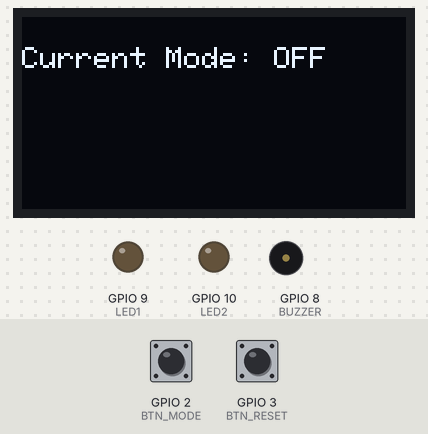
Recording of a program running on a simulated ESP32. Parts: 128×64 one-colour display, output pins drawn as LEDs (lit = HIGH), buzzer (waves = sounding, pin HIGH). Dashed ring = blinking. The inputs (shaded band) are chosen by the test bench; at power-on: GPIO 2 (BTN_MODE) HIGH, GPIO 3 (BTN_RESET) HIGH.

Above: at 1.2 s.
1.3 s: GPIO 2 (BTN_MODE) pulled LOW for 0.15 s
At 1.62 s:
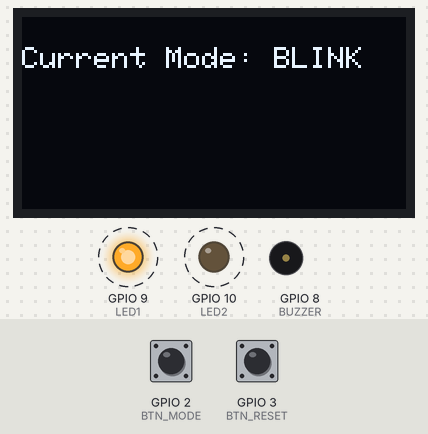
2.0 s: GPIO 2 (BTN_MODE) pulled LOW for 1 s
At 2.7 s:
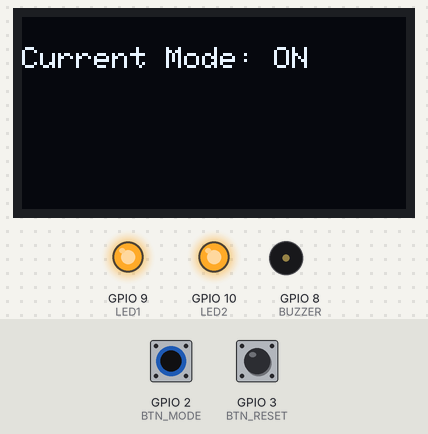
4.5 s: GPIO 2 (BTN_MODE) pulled LOW for 0.15 s
At 4.72 s:
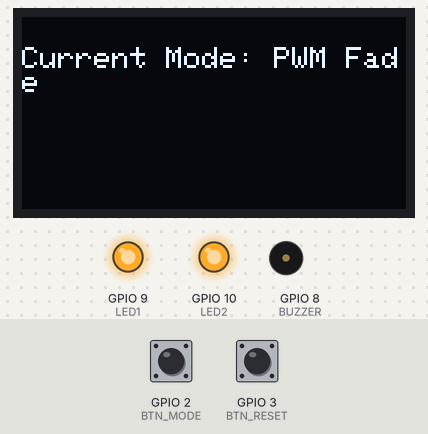
5.2 s: GPIO 3 (BTN_RESET) pulled LOW for 1 s
At 6.1 s:
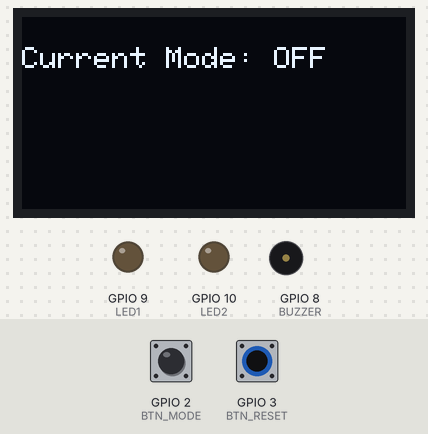
7.7 s: GPIO 2 (BTN_MODE) pulled LOW for 3.2 s
At 8.02 s:
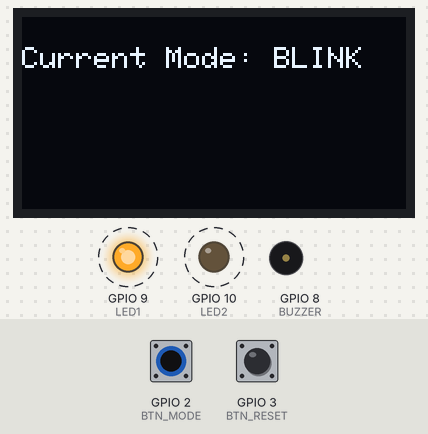
11.5 s: GPIO 2 (BTN_MODE) pulled LOW for 0.15 s
At 11.56 s:
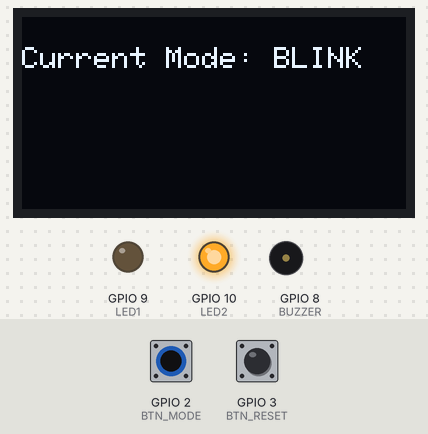
Timing chart, 0 to 14.1 s (numbered marks = the images above; inputs shaded):
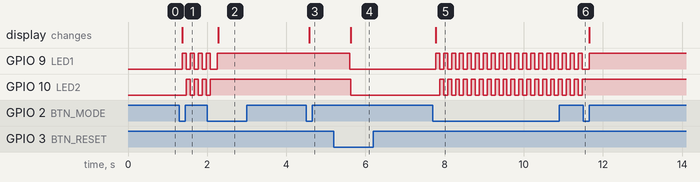

Measured:
- after the input at 1.3 s, GPIO 9 (LED1): alternates HIGH for 0.10 s and LOW for 0.10 s, starting after 0.08 s; GPIO 10 (LED2): alternates HIGH for 0.10 s and LOW for 0.10 s, starting after 0.18 s; the display: changes after 0.08 s (image 1)
- after the input at 2.0 s, GPIO 10 (LED2): goes on until 2.1 s, then stays HIGH; the display: changes after 0.28 s (image 2)
- after the input at 4.5 s, the display: changes after 0.08 s (image 3)
- after the input at 5.2 s, GPIO 9 (LED1): HIGH → LOW after 0.41 s; GPIO 10 (LED2): HIGH → LOW after 0.43 s; the display: changes after 0.43 s (image 4)
- after the input at 7.7 s, GPIO 9 (LED1): alternates HIGH for 0.10 s and LOW for 0.10 s, starting after 0.08 s; GPIO 10 (LED2): alternates HIGH for 0.10 s and LOW for 0.10 s, starting after 0.18 s; the display: changes after 0.08 s (image 5)
- after the input at 11.5 s, GPIO 10 (LED2): stops changing and stays HIGH

The program:

main.cpp
```cpp
/*
  Task 1
  LED Mode Controller with OLED Display
  Name: Brira Abid
  Reg. No: 23-NTU-CS-1249

  Working:
  - Button 1 cycles through LED modes modes = OFF , BLINK , PWM , ON
  - Button 2 set to OFF
  - OLED displays current mode
*/

#include <Wire.h>
#include <Adafruit_GFX.h>
#include <Adafruit_SSD1306.h>

#define SCREEN_WIDTH 128
#define SCREEN_HEIGHT 64
Adafruit_SSD1306 display(SCREEN_WIDTH, SCREEN_HEIGHT, &Wire, -1);

// Pin definitions
#define BTN_MODE 2
#define BTN_RESET 3
#define LED1 9
#define LED2 10
#define BUZZER 8

int mode = 0;
bool lastButtonState = HIGH;

void setup()
{
  pinMode(BTN_MODE, INPUT_PULLUP);
  pinMode(BTN_RESET, INPUT_PULLUP);
  pinMode(LED1, OUTPUT);
  pinMode(LED2, OUTPUT);
  pinMode(BUZZER, OUTPUT);

  display.begin(SSD1306_SWITCHCAPVCC, 0x3C);
  display.clearDisplay();
  display.setTextSize(1);
  display.setTextColor(WHITE);
  showMode();
}

void loop()
{
  bool currentButton = digitalRead(BTN_MODE);

  // Mode button pressed
  if (currentButton == LOW && lastButtonState == HIGH)
  {
    delay(50); // debounce
    mode = (mode + 1) % 4;
    showMode();
  }
  lastButtonState = currentButton;

  // Reset button pressed
  if (digitalRead(BTN_RESET) == LOW)
  {
    mode = 0;
    showMode();
  }

  // Mode behaviors
  if (mode == 0)
  { // OFF
    digitalWrite(LED1, LOW);
    digitalWrite(LED2, LOW);
  }
  else if (mode == 1)
  { // BLINK
    digitalWrite(LED1, HIGH);
    digitalWrite(LED2, LOW);
    delay(100);
    digitalWrite(LED1, LOW);
    digitalWrite(LED2, HIGH);
    delay(100);
  }
  else if (mode == 2)
  { // ON
    digitalWrite(LED1, HIGH);
    digitalWrite(LED2, HIGH);
  }
  else if (mode == 3)
  { // PWM FADE
    for (int i = 0; i <= 255; i++)
    {
      analogWrite(LED1, i);
      analogWrite(LED2, 255 - i);
      delay(2);
    }
    for (int i = 255; i >= 0; i--)
    {
      analogWrite(LED1, i);
      analogWrite(LED2, 255 - i);
      delay(2);
    }
  }
}

void showMode()
{
  display.clearDisplay();
  display.setCursor(0, 10);
  display.print("Current Mode: ");

  if (mode == 0)
    display.println("OFF");
  else if (mode == 1)
    display.println("BLINK");
  else if (mode == 2)
    display.println("ON");
  else if (mode == 3)
    display.println("PWM Fade");

  display.display();
}
```
